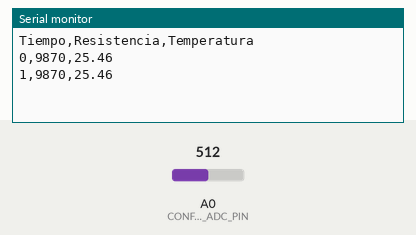
Bench run of a sketch on a simulated Arduino Uno, built with avr-gcc and run on an emulated ATmega328P. On the bench: the last lines printed to the serial monitor. The test bench sets the inputs (shaded band); at power-on: A0 (CONFIG_THERMISTOR_ADC_PIN) = 512.

Above: at 1.8 s.
1.9 s: A0 (CONFIG_THERMISTOR_ADC_PIN) set to 0
At 2.6 s:
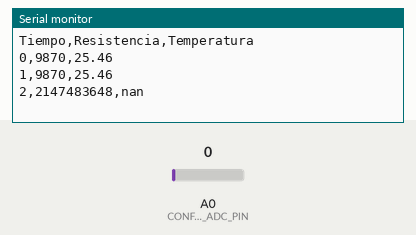
4.5 s: A0 (CONFIG_THERMISTOR_ADC_PIN) set to 122
At 5.8 s:
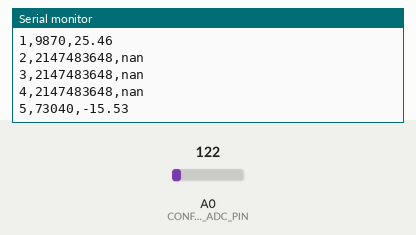
Timing chart, 0 to 7.5 s (numbered marks = the images above; inputs shaded):
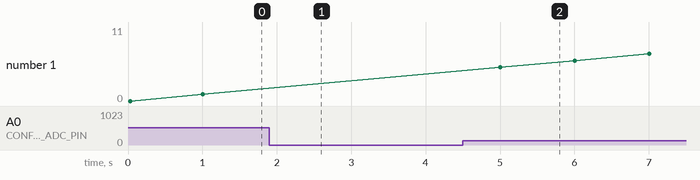

The sketch:

ntc_temp.ino
```cpp
#include <Arduino.h>
#include <math.h>

#define CONFIG_THERMISTOR_ADC_PIN A0
#define CONFIG_THERMISTOR_RESISTOR 9890l //resistencia en serie con termistor

int32_t thermistor_get_resistance(uint16_t adcval)
{
  return (CONFIG_THERMISTOR_RESISTOR * ((1023.0 / adcval) - 1));
}

float thermistor_get_temperature(int32_t resistance)
{
  float temp = log(resistance);
  temp = 1 / (0.0011487729471781924 + 0.0002291945054659473 * temp + 1.1834801498089633e-7 * temp * temp * temp);
  return (temp - 273.15);
}

void setup()
{
  Serial.begin(9600);
  while (!Serial);

  Serial.println(F("Tiempo,Resistencia,Temperatura"));  // Encabezados CSV
}

void loop()
{
  uint32_t resistencia = thermistor_get_resistance(analogRead(CONFIG_THERMISTOR_ADC_PIN));
  float temperatura = thermistor_get_temperature(resistencia);

  // Obtener el tiempo desde que Arduino arrancó (en milisegundos)
  unsigned long tiempo = millis();

  // Enviar datos en formato CSV
  Serial.print(tiempo/1000); //pasamos a segundos
  Serial.print(",");
  Serial.print(resistencia);
  Serial.print(",");
  Serial.println(temperatura, 2);

  delay(1000);  // Tomar muestras cada 1 segundo
}
```

Measured:
- after the input at 1.9 s, the serial monitor: prints a new line after 0.10 s (image 1)
- after the input at 4.5 s, the serial monitor: prints a new line after 0.51 s (image 2)
